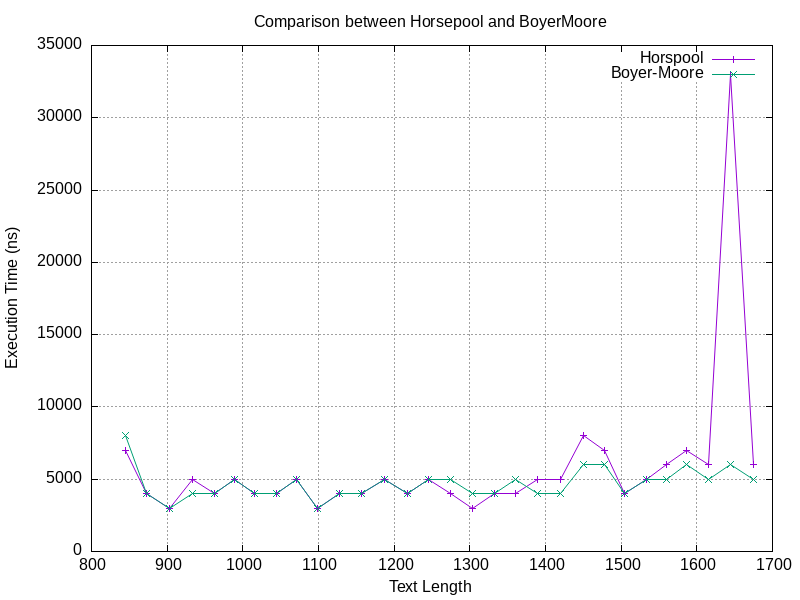

The gnuplot source for this figure:
set datafile separator ","
set terminal png size 800,600
set output 'time_graph_SRN.png'
set title "Comparison between Horsepool and BoyerMoore"
set xlabel "Text Length"
set ylabel "Execution Time (ns)"
set grid
plot "horspool_values_SRN.txt" using 2:4 with linespoints title "Horspool", \
     "boyermoore_values_SRN.txt" using 2:4 with linespoints title "Boyer-Moore"
